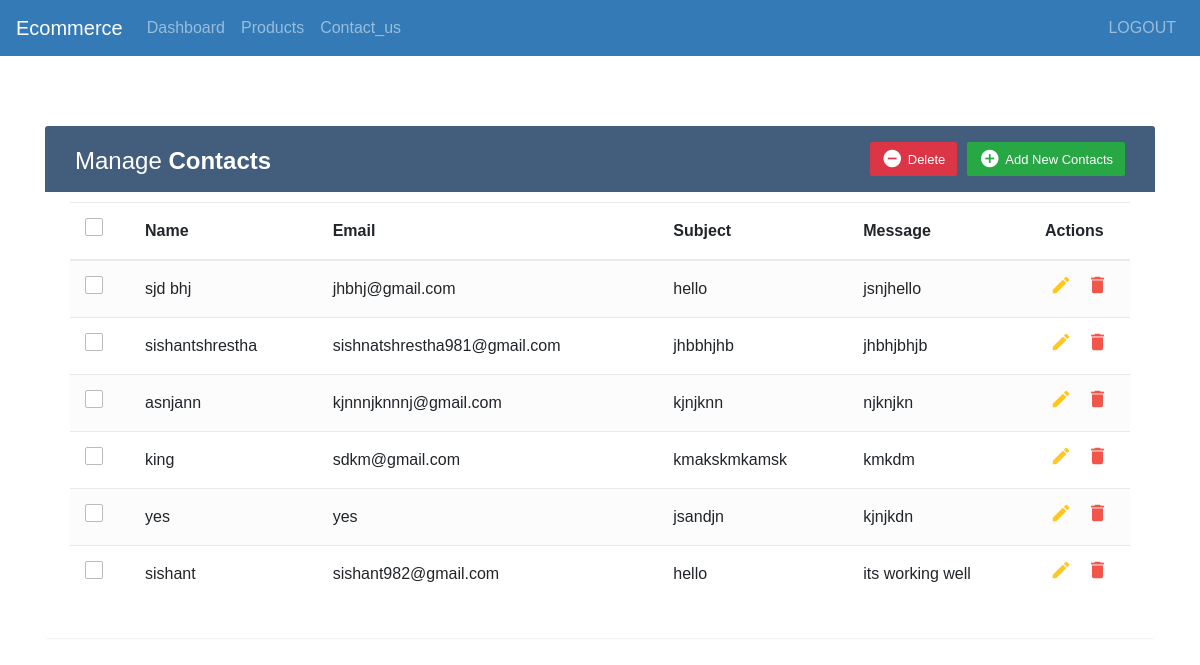
The app's page /adminpanel/ with its own data.
### neona_sports/models.py (models this page shows, shortened)
class Contact_us(models.Model):
    name = models.CharField(max_length=200)
    email = models.EmailField(max_length=200)
    subject = models.CharField(max_length=300)
    message = models.TextField()
    date = models.DateField(auto_now_add=True)

### neona_sports/views.py (the view)
# urls.py: path('adminpanel/', views.admin, name="adminpanel"),
def admin(request):
    contact = Contact_us.objects.filter()
    data = {
        'contact': contact,
    }
    return render(request, 'admin/adminpanel.html', data)

### neona_sports/templates/admin/adminpanel.html (shortened to what this page needs)
{% extends 'admin/adminbase.html' %}
{% load static %}
{% block content %}
<link rel="stylesheet" href="{% static 'css/style.css'%}">
<link rel="stylesheet" href="https://stackpath.bootstrapcdn.com/bootstrap/4.3.1/css/bootstrap.min.css">
<br></br><br></br>
<div class="container">
	<div class="table-wrapper">
		<div class="table-title">
			<div class="row">
				<div class="col-sm-6">
					<h2>Manage <b>Contacts</b></h2>
				</div>
				<div class="col-sm-6">
					<a href="#addEmployeeModal" class="btn btn-success" data-toggle="modal"><i
							class="material-icons">&#xE147;</i> <span>Add New Contacts</span></a>
					<a href="#deleteEmployeeModal" class="btn btn-danger" data-toggle="modal"><i
							class="material-icons">&#xE15C;</i> <span>Delete</span></a>
				</div>
			</div>
		</div>
		<table class="table table-striped table-hover">
			<thead>
				<tr>
					<th>
						<span class="custom-checkbox">
							<label for="selectAll"></label>
						</span>
					</th>
					<th>Name</th>
					<th>Email</th>
					<th>Subject</th>
					<th>Message</th>
					<th>Actions</th>
				</tr>
			</thead>
			<tbody>
				{% for i in contact %}
				<tr>
					<td>
						<span class="custom-checkbox">
							<label for="checkbox1"></label>
						</span>
					</td>
					<td>{{i.name}}</td>
					<td>{{i.email}}</td>
					<td>{{i.subject}}</td>
					<td>{{i.message}}</td>
					<td>
						<a href="#editEmployeeModal-{{forloop.counter}}" class="edit" data-toggle="modal"><i
								class="material-icons" data-toggle="tooltip" title="Edit">&#xE254;</i></a>
						<a href="#deleteEmployeeModal-{{forloop.counter}}" class="delete" data-toggle="modal"><i
								class="material-icons" data-toggle="tooltip" title="Delete">&#xE872;</i></a>
					</td>
				</tr>
				{% endfor %}
			</tbody>
		</table>
	</div>
</div>
{% endblock %}

### neona_sports/static/css/style.css (style rules this page uses)
body { margin: 0; padding:0; font-family: sans-serif; background-repeat: no-repeat; background-size: auto; }
body { color: #566787; background: #f5f5f5; font-family: 'Varela Round', sans-serif; font-size: 13px; }
.table-wrapper { background: #fff; padding: 20px 25px; margin: 30px 0; border-radius: 3px; box-shadow: 0 1px 1px rgba(0,0,0,.05); }
.table-title { padding-bottom: 15px; background: #435d7d; color: #fff; padding: 16px 30px; margin: -20px -25px 10px; border-radius: 3px 3px 0 0; }
.table-title h2 { margin: 5px 0 0; font-size: 24px; }
.table-title .btn { color: #fff; float: right; font-size: 13px; border: none; min-width: 50px; border-radius: 2px; border: none; outline: none !important; margin-left: 10px; }
.table-title .btn i { float: left; font-size: 21px; margin-right: 5px; }
.table-title .btn span { float: left; margin-top: 2px; }
table.table tr th, table.table tr td { border-color: #e9e9e9; padding: 12px 15px; vertical-align: middle; }
table.table tr th:first-child { width: 60px; }
table.table tr th:last-child { width: 100px; }
table.table-striped tbody tr:nth-of-type(odd) { background-color: #fcfcfc; }
table.table td:last-child i { opacity: 0.9; font-size: 22px; margin: 0 5px; }
table.table td a { font-weight: bold; color: #566787; display: inline-block; text-decoration: none; outline: none !important; }
table.table td a.edit { color: #FFC107; }
table.table td a.delete { color: #F44336; }
table.table td i { font-size: 19px; }
.custom-checkbox { position: relative; }
.custom-checkbox label:before { width: 18px; height: 18px; }
.custom-checkbox label:before { content: ''; margin-right: 10px; display: inline-block; vertical-align: text-top; background: white; border: 1px solid #bbb; border-radius: 2px; box-sizing: border-box; z-index: 2; }
* { margin: 0; padding: 0; box-sizing: border-box; font-family: "Montserrat", sans-serif; }
:root { --gray: #4E5150; --gray1: #333; --gray2: #4f4f4f; --gray3: #828282; --gray4: #bdbdbd; --gray5: #e0e0e0; --gray6: #f2f2f2; --orange: #f2994a; }

### records on screen
Contact_us: name "sjd bhj", email "jhbhj@gmail.com", subject "hello", message "jsnjhello"
Contact_us: name "sishantshrestha", email "sishnatshrestha981@gmail.com", subject "jhbbhjhb", message "jhbhjbhjb"
Contact_us: name "asnjann", email "kjnnnjknnnj@gmail.com", subject "kjnjknn", message "njknjkn"
Contact_us: name "king", email "sdkm@gmail.com", subject "kmakskmkamsk", message "kmkdm"
Contact_us: name "yes", email "yes", subject "jsandjn", message "kjnjkdn"
Contact_us: name "sishant", email "sishant982@gmail.com", subject "hello", message "its working well"
